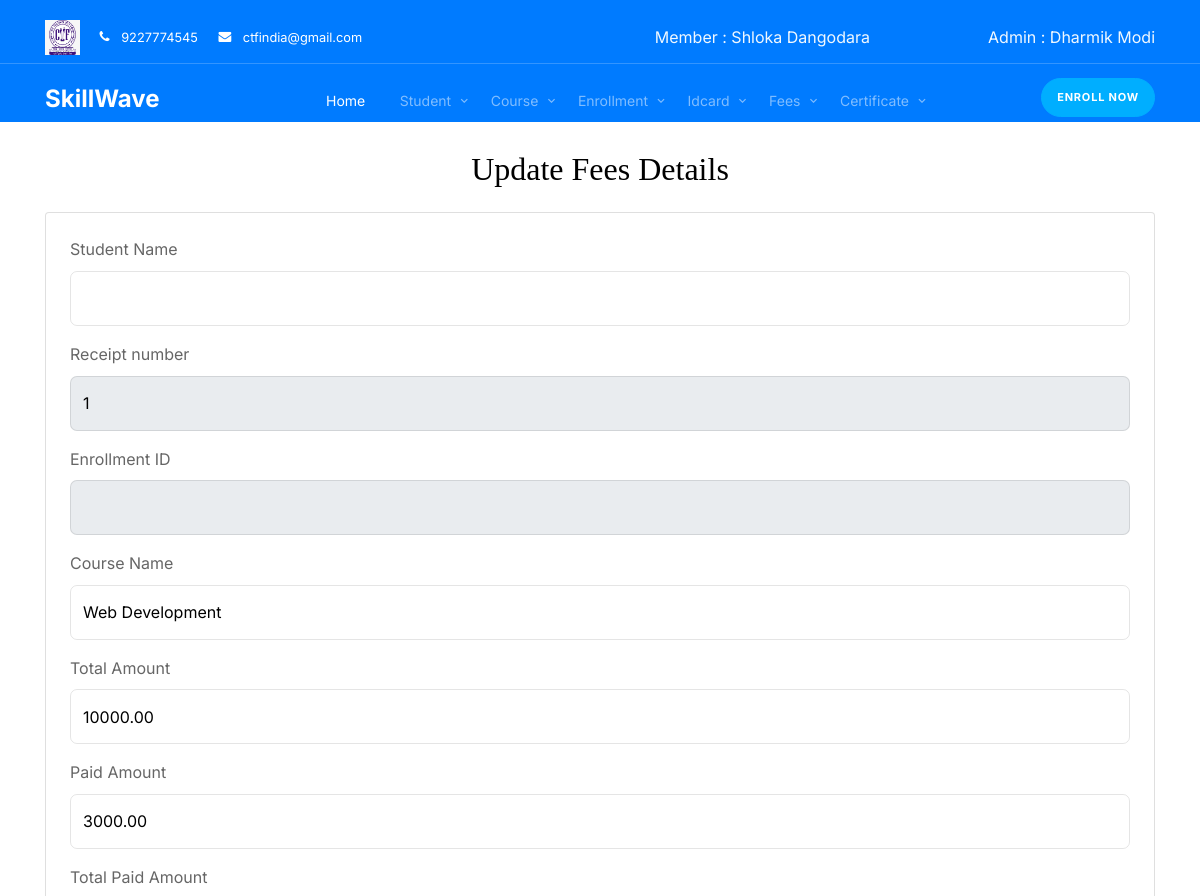
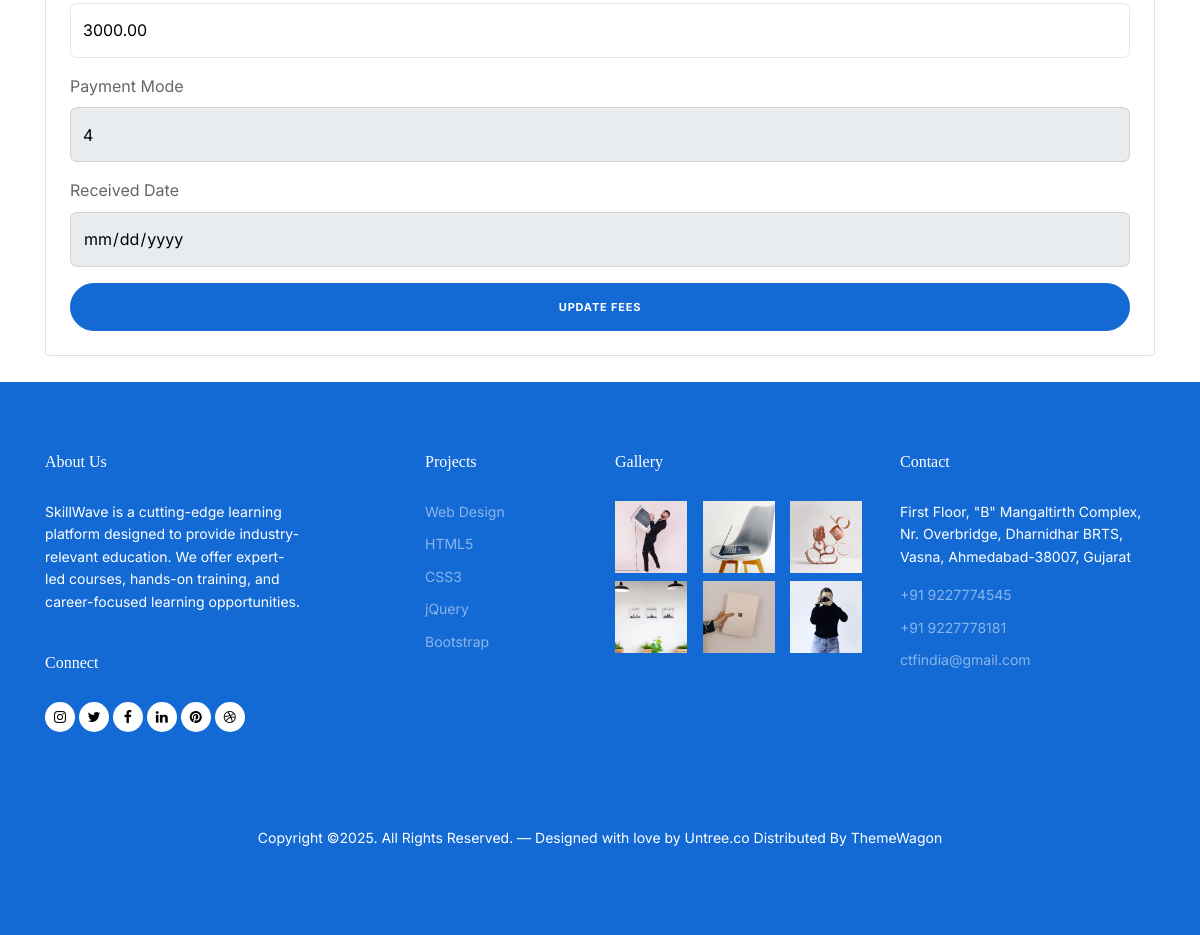
Page /fee_update/1/1 on the committed database (2 pictures, top to bottom).
### myapp/models.py (models this page shows, shortened)
class Member(models.Model):
    member_id = models.AutoField(primary_key=True, verbose_name="ID")
    admin = models.ForeignKey(Admin, on_delete = models.CASCADE )
    member_name = models.CharField(max_length=50)
    member_email = models.EmailField(max_length=50)
    member_password = models.CharField(max_length=10)
    member_phone = models.CharField(max_length=10)
    date_of_joining = models.DateField()

class Admin(models.Model):
    admin_id = models.AutoField(primary_key=True, verbose_name="ID")
    email = models.EmailField(max_length=50)
    password = models.CharField(max_length=10)
    name = models.CharField(max_length=50)

class Fees(models.Model):
    PAYMENT_MODE_CHOICES = [
        ('1', 'Cash'),
        ('2', 'UPI'),
        ('3', 'Bank Transfer'),
        ('4', 'Cheque'),
        ('5', 'Credit Card'),
        ('6', 'Debit Card'),
        ('7', 'Net Banking'),
    ]
    student = models.ForeignKey(Student, on_delete=models.CASCADE)
    admin = models.ForeignKey(Admin, on_delete = models.CASCADE)
    receipt_no = models.AutoField(primary_key=True)
    enrollment_id = models.ForeignKey(Enrollment, on_delete=models.CASCADE, related_name='fee_payments')
    course_name = models.ForeignKey(Course, on_delete=models.CASCADE, related_name='fee_records')
    total_amount = models.DecimalField(max_digits=10, decimal_places=2)
    paid_amount = models.DecimalField(max_digits=10, decimal_places=2)
    total_paid_amount = models.DecimalField(max_digits=10, decimal_places=2)
    payment_mode = models.CharField(max_length=20, choices=PAYMENT_MODE_CHOICES, default='1')
    upi_id = models.CharField(max_length=50, blank=True, null=True)
    bank_transfer_id = models.CharField(max_length=50, blank=True, null=True)
    credit_card_number = models.CharField(max_length=20, blank=True, null=True)
    debit_card_number = models.CharField(max_length=20, blank=True, null=True)
    net_banking_id = models.CharField(max_length=50, blank=True, null=True)
    received_date = models.DateField()

class Enrollment(models.Model):
    enroll_id = models.AutoField(primary_key=True)  # Fixed spelling: enorll_id → enroll_id
    enrollment_number = models.IntegerField(verbose_name="Enrollment Number")
    admin = models.ForeignKey(Admin, on_delete = models.CASCADE )
    student_id = models.ForeignKey(Student, verbose_name="name", on_delete=models.CASCADE, related_name="enrollments")
    course_name = models.ForeignKey(Course, verbose_name="course_name", on_delete=models.CASCADE, related_name="enrollments")
    admission_date = models.DateField()  # Fixed spelling: Addmission_date → admission_date
    start_date = models.DateField()
    end_date = models.DateField()
    total_paid = models.DecimalField(max_digits=10, decimal_places=2, default=0.00)
    pending_amount = models.DecimalField(max_digits=10, decimal_places=2, default=0.00)
    PAYMENT_STATUS_CHOICES = [
        ('PENDING', 'Pending'),
        ('PAID', 'Paid'),
        ('PARTIAL', 'Partial'),
    ]
    payment_status = models.CharField(max_length=10,choices=PAYMENT_STATUS_CHOICES,default='PENDING',verbose_name="Payment Status")
    def __str__(self):
        return f"Enrollment {self.enroll_id} - Student {self.student_id} in Course {self.course_name}"

class Student(models.Model):
    student_id = models.AutoField(primary_key=True, verbose_name="ID")  # Fixed spelling: student_id → ID
    admin = models.ForeignKey(Admin, on_delete = models.CASCADE )
    name = models.CharField(max_length=50)
    address = models.CharField(max_length=100)
    phone_no = models.CharField(max_length=10)
    email = models.CharField(max_length=50)
    DOB = models.DateField()
    photo = models.FileField(upload_to='static/images/student_photos/', null=True)  # Fixed max_length to 1
    marks = models.IntegerField(default=0)  # Assuming marks field exists
    gender = models.CharField(max_length=10, choices=[('Male', 'Male'), ('Female', 'Female')])  # Add this field
    def __str__(self):
        return f"ID: {self.student_id}, Name: {self.name}, Address: {self.address}, Phone: {self.phone_no}, Email: {self.email}, DOB: {self.DOB}, Photo: {self.photo}"

class Course(models.Model):
    course_id = models.AutoField(verbose_name="course_id",primary_key=True)
    admin = models.ForeignKey(Admin, on_delete = models.CASCADE )
    course_name = models.CharField(max_length=30)
    duration = models.IntegerField(help_text="Duration in month")
    fees = models.DecimalField(max_digits=10, decimal_places=2)
    def __str__(self):
        return self.course_name

### myapp/views.py (the view, shortened to what this page needs)
# urls.py: path('fee_update/<int:member_id>/<int:receipt_no>', views.Fee_update, name='fee_update'),
def Fee_update(request, receipt_no, member_id):
    admin_id = models.Member.objects.get(member_id=member_id).admin.admin_id
    member = models.Member.objects.get(member_id=member_id)
    c = models.Admin.objects.get(admin_id=admin_id)
    id = member.member_id
    fees = models.Fees.objects.get(receipt_no = receipt_no)
    context = {
        'id': id,
        'admin': c,
        'member': member,
        'fees': fees,
        'receipt_no': receipt_no,
    }
    return render(request, 'fee_update.html', context)

### myapp/templates/fee_update.html (shortened to what this page needs)
<!doctype html>
<html lang="en">
<head>
  <link rel="stylesheet" href="https://unicons.iconscout.com/release/v4.0.0/css/line.css">
  {% load static %}
  <link rel="stylesheet" href="{% static 'css/bootstrap.min.css' %}">
  <link rel="stylesheet" href="{% static 'css/bootstrap.min.css' %}">
  <link rel="stylesheet" href="{% static 'css/animate.min.css' %}">
  <link rel="stylesheet" href="{% static 'css/owl.carousel.min.css' %}">
  <link rel="stylesheet" href="{% static 'css/owl.theme.default.min.css' %}">
  <link rel="stylesheet" href="{% static 'css/jquery.fancybox.min.css' %}">
  <link rel="stylesheet" href="{% static 'fonts/icomoon/style.css' %}">
  <link rel="stylesheet" href="{% static 'fonts/flaticon/font/flaticon.css' %}">
  <link rel="stylesheet" href="{% static 'css/aos.css' %}">
  <link rel="stylesheet" href="{% static 'css/style.css' %}">
</head>
<body>
<nav class="site-nav mb-5" style="background-color: #007bff;">
    <div class="pb-2 top-bar mb-3">
      <div class="container">
        <div class="row align-items-center">
          <div class="col-6 col-lg-6">
            <img src="../../static/images/image.jpg" style="height: 35px; width: auto; margin-right: 15px;">
            <a href="#" class="small mr-3"><span class="icon-phone mr-2"></span> <span class="d-none d-lg-inline-block">9227774545</span></a>
            <a href="#" class="small mr-3"><span class="icon-envelope mr-2"></span> <span class="d-none d-lg-inline-block">ctfindia@gmail.com</span></a>
          </div>
          <div class="col-6 col-lg-3 text-right" style="color: aliceblue;">Member : {{ member.member_name }}</div>
          <div class="col-6 col-lg-3 text-right" style="color: aliceblue;">Admin : {{ admin.name }}</div>
        </div>
      </div>
    </div>
    <div class="sticky-nav js-sticky-header" style="background-color: #007bff;">
      <div class="container position-relative">
        <div class="site-navigation text-center">
          <a href="{% url 'index' id %}" class="logo menu-absolute m-0">SkillWave</a>
          <ul class="js-clone-nav d-none d-lg-inline-block site-menu">
            <li class="active"><a href="{% url 'index' id %}">Home</a></li>
            <li class="has-children">
              <a href="#">Student</a>
            </li>
            <li class="has-children">
              <a href="#">Course</a>
            </li>
            <li class="has-children">
              <a href="#">Enrollment</a>
            </li>
            <li class="has-children">
              <a href="#">Idcard</a>
            </li>
            <li class="has-children">
              <a href="#">Fees</a>
            </li>
            <li class="has-children">
              <a href="#">Certificate</a>
            </li>
          </ul>
          <a href="#" class="btn-book btn btn-secondary btn-sm menu-absolute">Enroll Now</a>
        </div>
      </div>
    </div>
</nav>
<div class="container">
    <h2 class="text-center mb-4">Update Fees Details</h2>
    <div class="card p-4">
        <form id="feeForm" method="post" action="{% url 'fee_update' id fees.receipt_no %}">
            <div class="mb-3">
                <label for="student_name" class="form-label">Student Name</label>
                <input type="text" class="form-control" id="student_name" name="student_name" value="{{ fees.student_name }}" editable>
            </div>
            <div class="mb-3">
                <label for="receipt_no" class="form-label">Receipt number</label>
                <input type="number" class="form-control" id="receipt_no" name="receipt_no" value="{{ fees.receipt_no }}" readonly>
            </div>
            <div class="mb-3">
                <label for="enrollment_id" class="form-label">Enrollment ID</label>
                <input type="number" class="form-control" id="enrollment_id" name="enrollment_id" value="{{ fees.enrollment_id }}" readonly>
            </div>
            <div class="mb-3">
                <label for="course_name" class="form-label">Course Name</label>
                <input type="text" class="form-control" id="course_name" name="course_name" value="{{ fees.course_name }}" editable>
            </div>
            <div class="mb-3">
                <label for="total_amount" class="form-label">Total Amount</label>
                <input type="number" class="form-control" id="total_amount" name="total_amount" value="{{ fees.total_amount }}" editable>
            </div>
            <div class="mb-3">
                <label for="paid_amount" class="form-label">Paid Amount</label>
                <input type="number" class="form-control" id="paid_amount" name="paid_amount" value="{{ fees.paid_amount }}" editable>
            </div>
            <div class="mb-3">
                <label for="total_paid_amount" class="form-label">Total Paid Amount</label>
                <input type="number" class="form-control" id="total_paid_amount" name="total_paid_amount" value="{{ fees.total_paid_amount }}" editable>
            </div>
            <div class="mb-3">
                <label for="payment_mode" class="form-label">Payment Mode</label>
                <input type="text" class="form-control" id="payment_mode" name="payment_mode" value="{{ fees.payment_mode }}" readonly>
            </div>
            <div class="mb-3">
                <label for="received_date" class="form-label">Received Date</label>
                <input type="date" class="form-control" id="received_date" name="received_date" value="{{ fees.received_date }}" readonly>
            </div>
            <button type="submit" class="btn btn-primary w-100">Update Fees</button>
        </form>
    </div>
</div>
<br>
<div class="site-footer">
  <div class="container">
    <div class="row">
      <div class="col-lg-3 mr-auto">
        <div class="widget">
          <h3>About Us<span class="text-primary">.</span> </h3>
          <p>SkillWave is a cutting-edge learning platform designed to provide industry-relevant education. We offer expert-led courses, hands-on training, and career-focused learning opportunities.</p>
        </div>
        <div class="widget">
          <h3>Connect</h3>
          <ul class="list-unstyled social">
            <li><a href="#"><span class="icon-instagram"></span></a></li>
            <li><a href="#"><span class="icon-twitter"></span></a></li>
            <li><a href="#"><span class="icon-facebook"></span></a></li>
            <li><a href="#"><span class="icon-linkedin"></span></a></li>
            <li><a href="#"><span class="icon-pinterest"></span></a></li>
            <li><a href="#"><span class="icon-dribbble"></span></a></li>
          </ul>
        </div>
      </div>
      <div class="col-lg-2 ml-auto">
        <div class="widget">
          <h3>Projects</h3>
          <ul class="list-unstyled float-left links">
            <li><a href="#">Web Design</a></li>
            <li><a href="#">HTML5</a></li>
            <li><a href="#">CSS3</a></li>
            <li><a href="#">jQuery</a></li>
            <li><a href="#">Bootstrap</a></li>
          </ul>
        </div>
      </div>
      <div class="col-lg-3">
        <div class="widget">
          <h3>Gallery</h3>
          <ul class="instafeed instagram-gallery list-unstyled">
            <li><a class="instagram-item" href="static/images/gal_1.jpg" data-fancybox="gal"><img src="{% static 'images/gal_1.jpg' %}" alt="" width="72" height="72"></a>
            </li>
            <li><a class="instagram-item" href="static/images/gal_2.jpg" data-fancybox="gal"><img src="{% static 'images/gal_2.jpg' %}" alt="" width="72" height="72"></a>
            </li>
            <li><a class="instagram-item" href="static/images/gal_3.jpg" data-fancybox="gal"><img src="{% static 'images/gal_3.jpg' %}" alt="" width="72" height="72"></a>
            </li>
            <li><a class="instagram-item" href="static/images/gal_4.jpg" data-fancybox="gal"><img src="{% static 'images/gal_4.jpg' %}" alt="" width="72" height="72"></a>
            </li>
            <li><a class="instagram-item" href="static/images/gal_5.jpg" data-fancybox="gal"><img src="{% static 'images/gal_5.jpg' %}" alt="" width="72" height="72"></a>
            </li>
            <li><a class="instagram-item" href="static/images/gal_6.jpg" data-fancybox="gal"><img src="{% static 'images/gal_6.jpg' %}" alt="" width="72" height="72"></a>
            </li>
          </ul>
        </div>
      </div>
      <div class="col-lg-3">
        <div class="widget">
          <h3>Contact</h3>
          <address>First Floor, "B" Mangaltirth Complex, Nr. Overbridge, Dharnidhar BRTS, Vasna, Ahmedabad-38007, Gujarat</address>
          <ul class="list-unstyled links mb-4">
              <li><a href="tel://11234567890">+91 9227774545</a></li>
              <li><a href="tel://11234567890">+91 9227778181</a></li>
              <li><a href="mailto:info@mydomain.com">ctfindia@gmail.com</a></li>
          </ul>
        </div>
      </div>
    </div>
    <div class="row mt-5">
      <div class="col-12 text-center">
        <p>Copyright &copy;. All Rights Reserved. &mdash; Designed with love by <a href="https://untree.co">Untree.co</a>  Distributed By <a href="https://themewagon.com">ThemeWagon</a>
        </div>
      </div>
    </div>
  </div>
</body>
</html>

### rows in the picture
Member: member_name "Shloka Dangodara"
Admin: name "Dharmik Modi"
Fees: receipt_no "1", course_name "Web Development", total_amount "10000.00", paid_amount "3000.00", total_paid_amount "3000.00", payment_mode "4"
